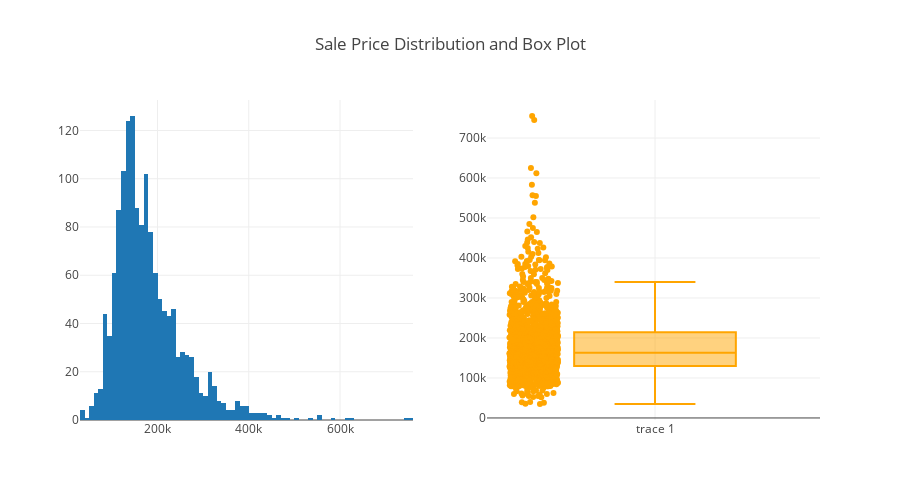

Notebook source saved alongside this figure:
### Markdown cell above
* Our target feature is a continuous variable with values ranging from 34900 to 755000.
* The average sale price of all the houses in our dataset is 180921.

### Code cell
fig = make_subplots(rows=1, cols=2)

fig.add_trace(go.Histogram(x=df['SalePrice']),row=1,col=1)
fig.add_trace(go.Box(y=df['SalePrice'],boxpoints='all',line_color='orange'),row=1,col=2)

fig.update_layout(height=500, showlegend=False,title_text="Sale Price Distribution and Box Plot")

### Figure 1 — Plotly figure (JSON) as saved in the notebook; plotly's stock layout.template omitted (floating-point values rounded to 4 significant figures; data arrays with more than 128 entries replaced by an {"elided": "..."} marker saying what was removed)
{"data": [{"type": "histogram", "x": {"elided": "1460 int values"}, "xaxis": "x", "yaxis": "y"}, {"boxpoints": "all", "line": {"color": "orange"}, "type": "box", "xaxis": "x2", "y": {"elided": "1460 int values"}, "yaxis": "y2"}], "layout": {"height": 500, "showlegend": false, "title": {"text": "Sale Price Distribution and Box Plot"}, "xaxis": {"anchor": "y", "domain": [0, 0.45]}, "xaxis2": {"anchor": "y2", "domain": [0.55, 1]}, "yaxis": {"anchor": "x", "domain": [0, 1]}, "yaxis2": {"anchor": "x2", "domain": [0, 1]}}}
